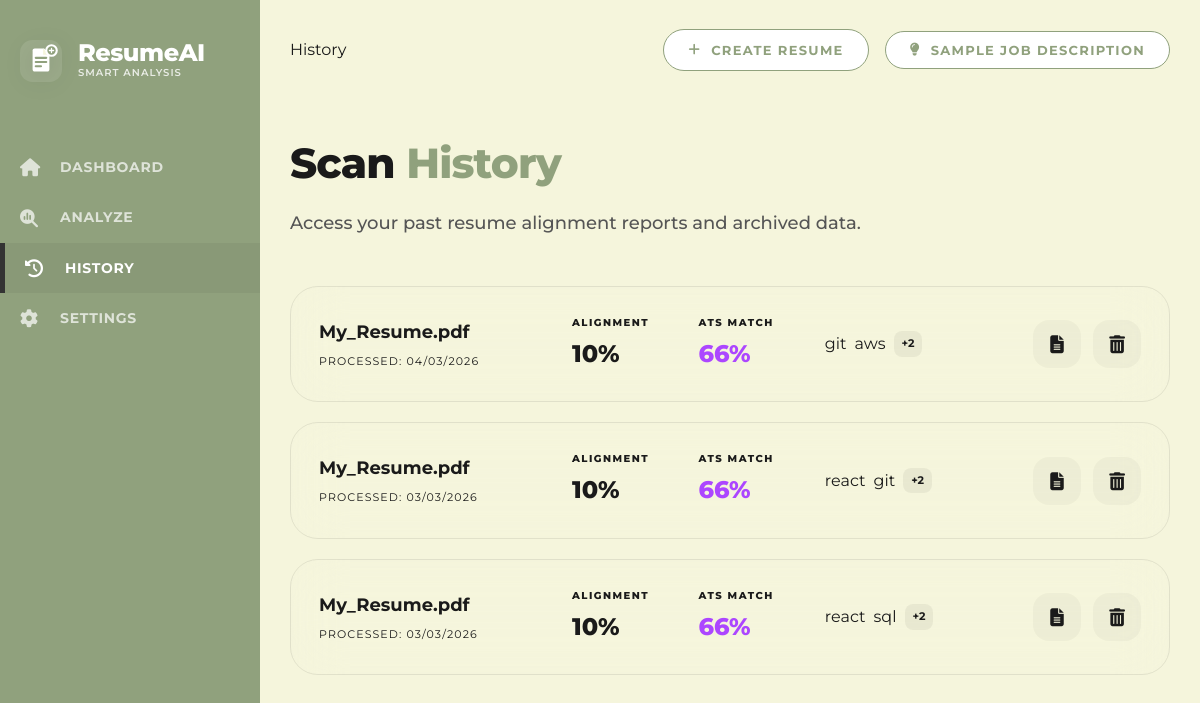
Before: /history with the older database file.
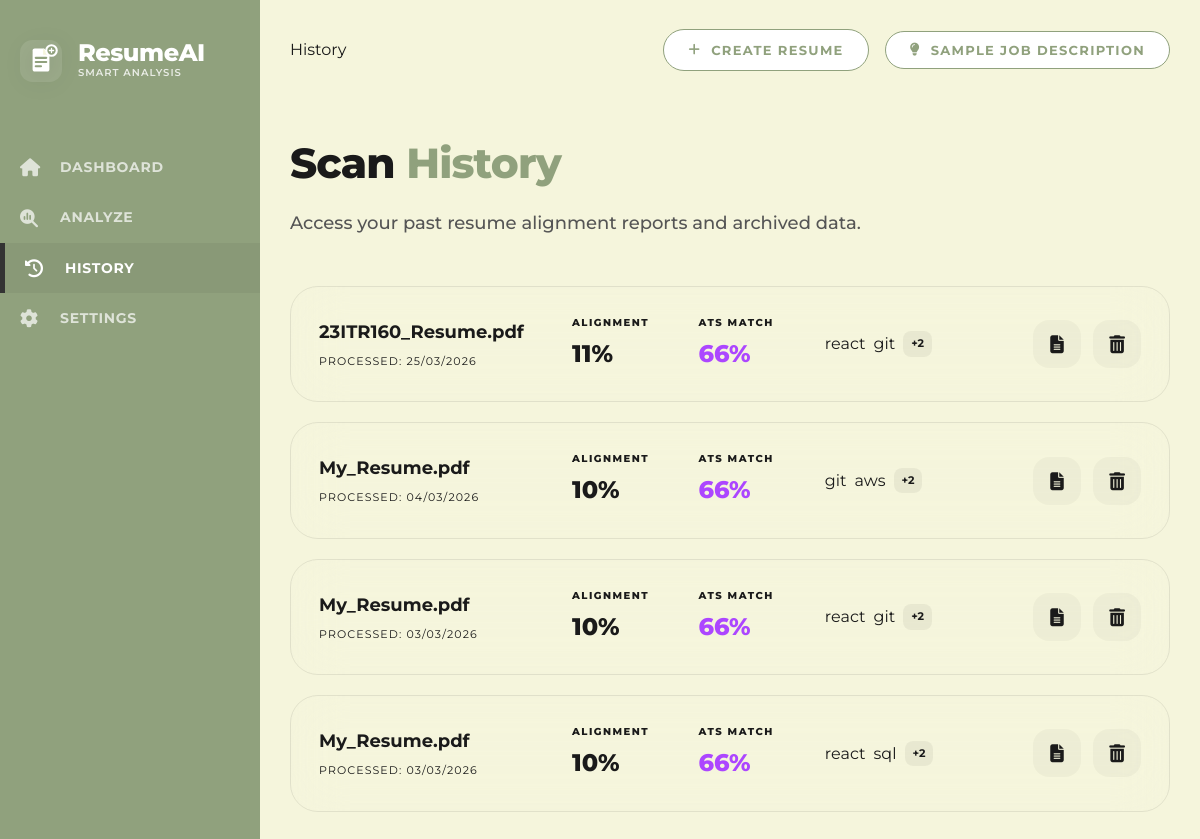
After: the same page with the newer database file.
### tables this page shows
CREATE TABLE history (
            id INTEGER PRIMARY KEY AUTOINCREMENT,
            filename TEXT,
            timestamp TEXT,
            score REAL,
            ats_score REAL,
            health_score REAL,
            missing_skills TEXT,
            results_json TEXT
        , user_id INTEGER REFERENCES users(id));

### app.py (the view)
@app.route('/history')
def history():
    history_data = get_history()
    return render_template('history.html', history=history_data)

### utils/resume_db.py (called while the page is built)
def get_connection():
    if DATABASE_URL:
        import psycopg2
        from psycopg2.extras import RealDictCursor
        conn = psycopg2.connect(DATABASE_URL)
        return conn, "%s", RealDictCursor
    else:
        conn = sqlite3.connect(DB_PATH)
        conn.row_factory = sqlite3.Row
        return conn, "?", None

def get_history():
    conn, q, dict_factory = get_connection()
    if dict_factory:
        cursor = conn.cursor(cursor_factory=dict_factory)
    else:
        cursor = conn.cursor()
    cursor.execute('SELECT * FROM history ORDER BY id DESC')
    rows = cursor.fetchall()
    conn.close()
    history = []
    for row in rows:
        d = dict(row)
        d['missing_skills'] = json.loads(d['missing_skills'])
        history.append(d)
    return history

### templates/history.html (shortened to what this page needs)
{% extends "base.html" %}
{% block breadcrumb %}
<span class="breadcrumb-item active">History</span>
{% endblock %}
{% block content %}
<div class="welcome-section">
    <h1>Scan <span class="highlight">History</span></h1>
    <p>Access your past resume alignment reports and archived data.</p>
</div>
<div class="history-container">
    {% for item in history %}
    <div class="history-item">
        <div class="item-info">
            <h4 class="item-title">{{ item.filename }}</h4>
            <div class="item-meta">PROCESSED: {{ item.timestamp }}</div>
        </div>
        <div class="item-metric">
            <span class="metric-label">ALIGNMENT</span>
            <span class="metric-value">{{ item.score|int }}%</span>
        </div>
        <div class="item-metric">
            <span class="metric-label">ATS MATCH</span>
            <span class="metric-value rank-alt">{{ item.ats_score|int }}%</span>
        </div>
        <div class="item-skills">
            <div class="skill-stack">
                {% for skill in item.missing_skills[:2] %}
                <span class="pill warning">{{ skill }}</span>
                {% endfor %}
                {% if item.missing_skills|length > 2 %}
                <span class="skill-more">+{{ item.missing_skills|length - 2 }}</span>
                {% endif %}
            </div>
        </div>
        <div class="item-actions">
            <a href="{{ url_for('view_analysis', item_id=item.id) }}" class="icon-btn view" title="View Report">
                <i class="fa-solid fa-file-lines"></i>
            </a>
            <a href="{{ url_for('delete_item', item_id=item.id) }}" class="icon-btn delete" title="Delete"
                onclick="return confirm('Permanently delete this analysis record?')">
                <i class="fa-solid fa-trash-can"></i>
            </a>
        </div>
    </div>
    {% endfor %}
</div>
{% endblock %}

Changed rows visible on the page:
added history: filename "23ITR160_Resume.pdf", timestamp "25/03/2026", score "11", ats_score "66", 2 "react" "git", missing_skills|length "2"
